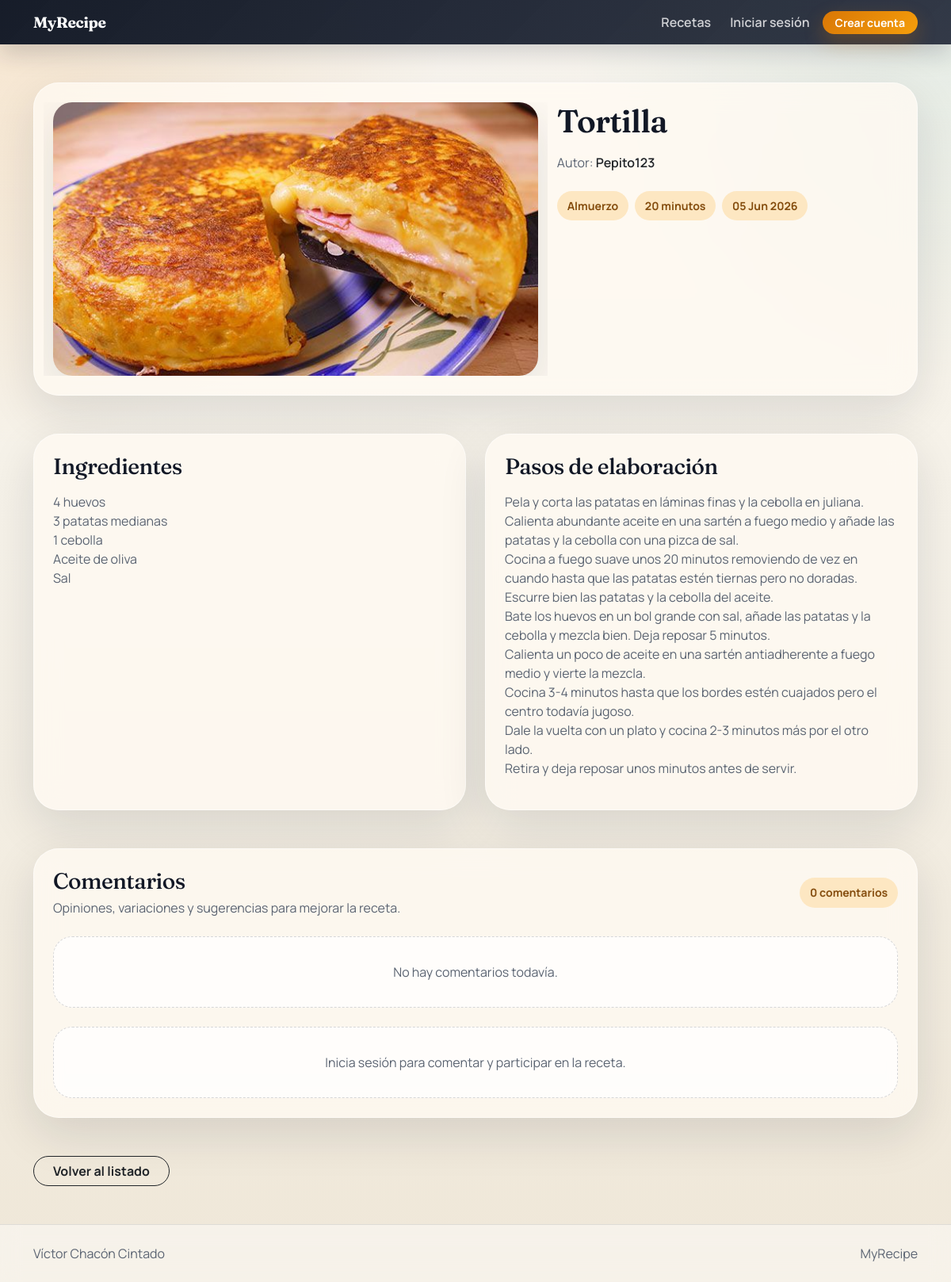
/receta/5/, run on the app's committed database.
### recetas/models.py (models this page shows, shortened)
class Receta(models.Model):
    titulo = models.CharField(max_length=200)
    ingredientes = models.TextField()
    pasos_elaboracion = models.TextField()
    tiempo_preparacion = models.PositiveIntegerField()
    categoria = models.ForeignKey(Categoria, on_delete=models.SET_NULL, null=True)
    autor = models.ForeignKey(settings.AUTH_USER_MODEL, on_delete=models.CASCADE)
    fecha_creacion = models.DateTimeField(auto_now_add=True)
    favoritos = models.ManyToManyField(settings.AUTH_USER_MODEL, related_name='recetas_favoritas', blank=True)
    imagen = models.ImageField(upload_to='recetas/')

class Categoria(models.Model):
    nombre = models.CharField(max_length=100)
    descripcion = models.TextField(blank=True, null=True)
    def __str__(self):
        return self.nombre

### recetas/views.py (the view)
# urls.py: path('receta/<int:receta_id>/', views.detalle_receta, name='detalle_receta'),
def detalle_receta(request, receta_id):
    receta = get_object_or_404(Receta.objects.select_related('categoria', 'autor'), id=receta_id)
    comentarios = receta.comentario_set.all()
    formulario_comentario = Formulario_comentario()
    return render(request, 'detalle_receta.html', {
        'receta': receta,
        'comentarios': comentarios,
        'formulario_comentario': formulario_comentario
    })

### templates/detalle_receta.html (shortened to what this page needs)
{% extends 'base.html' %}
{% block content %}
<section class="detail-shell mb-4 mb-lg-5">
    <div class="row g-4 align-items-start">
        <div class="col-lg-7 detail-hero">
            {% if receta.imagen %}
                <img class="detail-hero__image" src="{{ receta.imagen.url }}" alt="{{ receta.titulo }}">
            {% else %}
                <div class="detail-hero__image d-grid place-content-center bg-light text-muted text-center p-5">Esta receta no tiene imagen todavía</div>
            {% endif %}
        </div>
        <div class="col-lg-5">
            <h1 class="display-6 fw-semibold mb-3">{{ receta.titulo }}</h1>
            <p class="muted-text mb-4">Autor: <a href="{% url 'perfil_usuario' username=receta.autor.username %}" class="link-dark fw-semibold text-decoration-none">{{ receta.autor }}</a></p>
            <div class="d-flex flex-wrap gap-2 mb-4">
                <span class="badge-soft">{{ receta.categoria|default:"Sin categoría" }}</span>
                <span class="badge-soft">{{ receta.tiempo_preparacion }} minutos</span>
                <span class="badge-soft">{{ receta.fecha_creacion|date:"d M Y" }}</span>
            </div>
        </div>
    </div>
</section>
<section class="row g-4 mb-4 mb-lg-5">
    <div class="col-lg-6">
        <div class="content-panel h-100">
            <h2 class="section-title h3">Ingredientes</h2>
            <div class="muted-text">{{ receta.ingredientes|linebreaks }}</div>
        </div>
    </div>
    <div class="col-lg-6">
        <div class="content-panel h-100">
            <h2 class="section-title h3">Pasos de elaboración</h2>
            <div class="muted-text">{{ receta.pasos_elaboracion|linebreaks }}</div>
        </div>
    </div>
</section>
<section class="comment-shell mb-4 mb-lg-5">
    <div class="d-flex flex-column flex-md-row justify-content-between align-items-md-center gap-2 mb-4">
        <div>
            <h2 class="section-title h3 mb-1">Comentarios</h2>
            <p class="muted-text mb-0">Opiniones, variaciones y sugerencias para mejorar la receta.</p>
        </div>
        <span class="badge-soft">{{ comentarios|length }} comentarios</span>
    </div>
    <div class="d-grid gap-3 mb-4">
        {% for comentario in comentarios %}
            <article class="comment-item">
                <div class="d-flex justify-content-between gap-3 mb-2">
                    <div>
                        <strong>{{ comentario.autor }}</strong>
                        <div class="comment-meta">{{ comentario.fecha_creacion|date:"d M Y, H:i" }}</div>
                    </div>
                    {% if user == comentario.autor %}
                        <form method="POST" action="{% url 'eliminar_comentario' comentario_id=comentario.id %}">
                            {% csrf_token %}
                            <button type="submit" class="btn btn-sm btn-outline-danger rounded-pill" onclick="return confirm('¿Eliminar este comentario?')">Eliminar</button>
                        </form>
                    {% endif %}
                </div>
                <p class="mb-0">{{ comentario.contenido }}</p>
            </article>
        {% empty %}
            <div class="empty-state text-center">No hay comentarios todavía.</div>
        {% endfor %}
    </div>
    {% if user.is_authenticated %}
        <div class="form-card p-4">
            <h3 class="h5 mb-3">Añadir comentario</h3>
            <form method="POST" action="{% url 'comentar_receta' receta_id=receta.id %}">
                {% csrf_token %}
                <div class="mb-3">
                    {{ formulario_comentario.contenido }}
                </div>
                <div class="form-actions">
                    <button type="submit" class="btn btn-brand rounded-pill px-4">Comentar</button>
                </div>
            </form>
        </div>
    {% else %}
        <div class="empty-state text-center">Inicia sesión para comentar y participar en la receta.</div>
    {% endif %}
</section>
<a href="{% url 'lista_recetas' %}" class="btn btn-outline-dark rounded-pill px-4">Volver al listado</a>
{% endblock %}

### static/css/styles.css (style rules this page uses)
:root { --bg: #f5f1e8; --surface: #fffaf2; --surface-strong: #fff4e6; --ink: #121826; --muted: #5b6472; --line: rgba(18, 24, 38, 0.1); --accent: #d97706; --accent-strong: #b45309; --accent-soft: #fde7c2; --accent-2: #0f766e; --shadow: 0 20px 60px rgba(18, 24, 38, 0.12); }
html { scroll-behavior: smooth; }
body { min-height: 100vh; font-family: 'Manrope', sans-serif; color: var(--ink); background: radial-gradient(circle at top left, rgba(217, 119, 6, 0.18), transparent 28%), radial-gradient(circle at top right, rgba(15, 118, 110, 0.12), transparent 24%), linear-gradient(180deg, #fbf7ef 0%, #f5f1e8 42%, #efe7d8 100%); }
h1, h2, h3, h4, .brand-mark { font-family: 'Fraunces', serif; letter-spacing: -0.02em; }
.hero-panel, .content-panel, .auth-shell, .form-shell, .detail-shell, .comment-shell, .profile-shell { position: relative; border: 1px solid rgba(255, 255, 255, 0.5); background: rgba(255, 250, 242, 0.78); backdrop-filter: blur(16px); border-radius: 2rem; box-shadow: var(--shadow); }
.muted-text { color: var(--muted); }
.badge-soft { display: inline-flex; align-items: center; padding: 0.5rem 0.8rem; border-radius: 999px; background: var(--accent-soft); color: #854d0e; font-weight: 700; font-size: 0.88rem; }
.content-panel, .detail-shell, .comment-shell, .profile-shell, .auth-shell, .form-shell { padding: 1.5rem; }
.detail-hero { overflow: hidden; }
.detail-hero__image { width: 100%; max-height: 520px; object-fit: cover; border-radius: 1.5rem; box-shadow: var(--shadow); }
.section-title { margin-bottom: 1rem; }
button, .btn { font-weight: 700; }
.empty-state { padding: 2rem; border-radius: 1.5rem; background: rgba(255, 255, 255, 0.72); border: 1px dashed rgba(91, 100, 114, 0.25); color: var(--muted); }

### data on the page
Receta: imagen (picture), titulo "Tortilla", autor "Pepito123", categoria "Almuerzo", tiempo_preparacion "20", fecha_creacion "05 Jun 2026", ingredientes "4 huevos 3 patatas medianas 1 cebolla Aceite de oliva Sal", pasos_elaboracion "Pela y corta las patatas en láminas finas y la cebolla en juliana. Calienta abundante aceite en una sartén a fuego medio y añade las patatas y la cebolla con una pizca de sal. Cocina a fuego suave unos 20 minutos removiendo de vez en cuando hasta que las patatas estén tiernas pero no doradas. Escurre bien las patatas y la cebolla del aceite. Bate los huevos en un bol grande con sal, añade las patatas y la cebolla y mezcla bien. Deja reposar 5 minutos. Calienta un poco de aceite en una sartén antiadherente a fuego medio y vierte la mezcla. Cocina 3-4 minutos hasta que los bordes estén cuajados pero el centro todavía jugoso. Dale la vuelta con un plato y cocina 2-3 minutos más por el otro…"

### other printed values
{{ comentarios|length }} "0"
